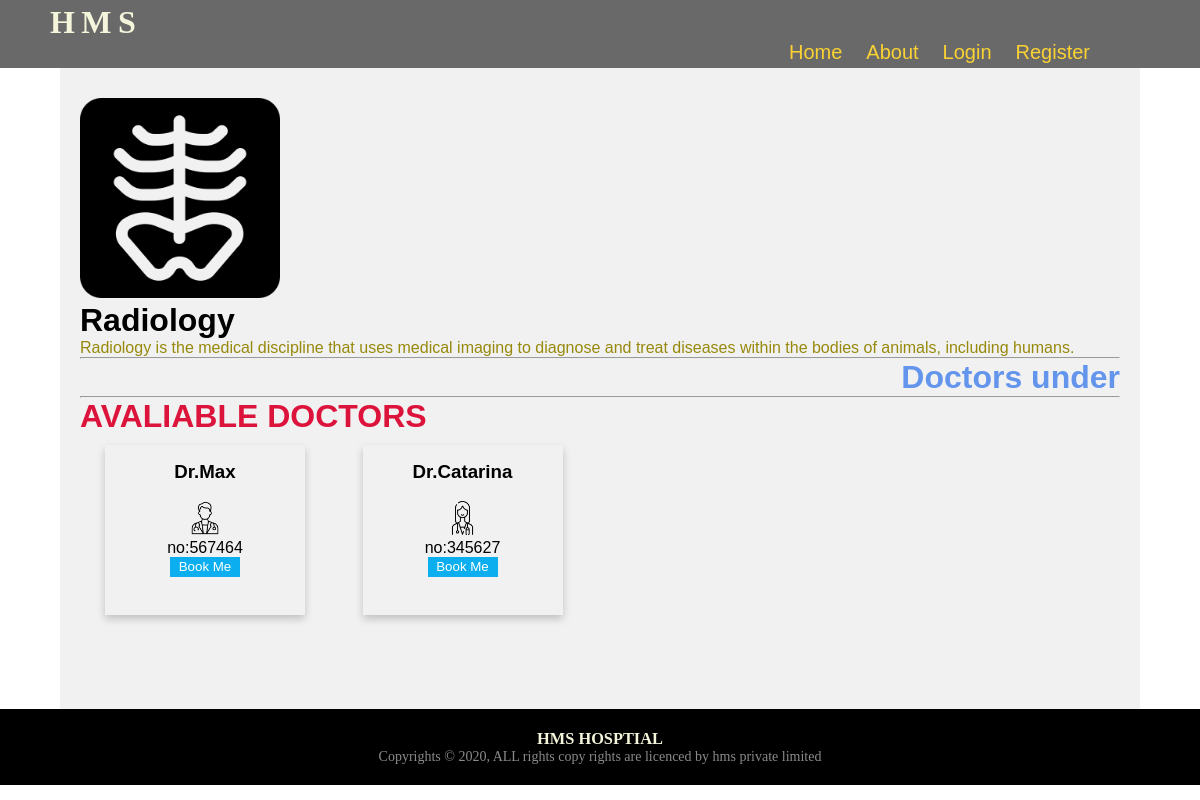
Page /2/ on the committed database.
### hospitalAPP/models.py (models this page shows, shortened)
class Departments(models.Model):
    name = models.CharField(max_length=25, unique=True)
    slug = models.SlugField(max_length=25, unique=True)
    icon = models.ImageField(upload_to="Departments")
    discrpition = models.TextField(max_length=200)
    class Meta:
        ordering = ('name',)
        verbose_name = 'Department'
        verbose_name_plural = 'Departments'

class Doctors(models.Model):
    doc_name = models.CharField(max_length=25, unique=True)
    departments = models.ForeignKey(Departments, on_delete=models.CASCADE)
    photos = models.ImageField(upload_to="Doctors")
    numbers = models.CharField(max_length=12)
    available = models.BooleanField(default=True)
    class Meta:
        ordering = ('departments',)
        verbose_name = 'Docter'
        verbose_name_plural = 'Doctories'

### hospitalAPP/views.py (the view)
# urls.py: path('<int:d_slug>/', views.departmentView, name="depview"),
def departmentView(request,d_slug=None):
    d_page = get_object_or_404(Departments, id=d_slug)
    doc_list = Doctors.objects.all().filter(departments=d_slug, available=True)
    return render(request, 'depview.html',{'department':d_page,'doctor':doc_list})

### templates/depview.html (shortened to what this page needs)
{% extends 'base.html' %}
{% load static %}
{% block content %}
<div class="dv-container">
<img src="{{department.icon.url}}" alt="icon" srcset="" width="200px">
<h1>{{department.name}}</h1>
<p style="color: rgb(151, 137, 12);">{{department.discrpition}}</p>
<hr>
<h1 style="text-align: right;color:cornflowerblue">Doctors under</h1>
<hr>
<h1 style="color: crimson">AVALIABLE DOCTORS</h1>
<div class="row">
    {% for doc in doctor %}
    <div class="column">
    <div class="card">
<h3>Dr.{{doc.doc_name}}</h3><br>
<img src="{{doc.photos.url}}" alt="Avatar" style="width: 20%;"><br>
no:{{doc.numbers}}<br>
{% if user.is_authenticated %}
        <a href="{% url 'booking' %}"><button class="Bookme">Book Me</button></a>
        {% else %}
        <a href="{% url 'login' %}"><button class="Bookme">Book Me</button></a>
        {% endif %}
</div>
</div>
{% endfor %}
</div>
</div>
{% endblock %}

### static/css/main.css (style rules this page uses)
* { margin: 0; padding: 0; box-sizing: border-box; }
.column { float: left; width: 25%; padding: 10px 20px; }
.row { margin: 0 5px; }
.row:after { content: ""; display: table; clear: both; }
.card { box-shadow: 0 4px 8px 0 rgba(0, 0, 0, 0.2); padding: 16px; text-align: center; background-color:#f1f1f1; }
.card { box-shadow: 0 4px 8px 0 rgba(0, 0,0, 0.2); transition: 0.3s; padding: 16px; height: 170px; width: 200px; }
.Bookme { background:#0baeee ; color: #fff; border: none; width: 70px; height: 20px; cursor: pointer; }
.dv-container { width: 100%; margin: auto; align-items: center; justify-content: center }

### rows in the picture
Departments: icon (picture), name "Radiology", discrpition "Radiology is the medical discipline that uses medical imaging to diagnose and treat diseases within the bodies of animals, including humans."
Doctors: doc_name "Max", photos (picture), numbers "567464"
Doctors: doc_name "Catarina", photos (picture), numbers "345627"
